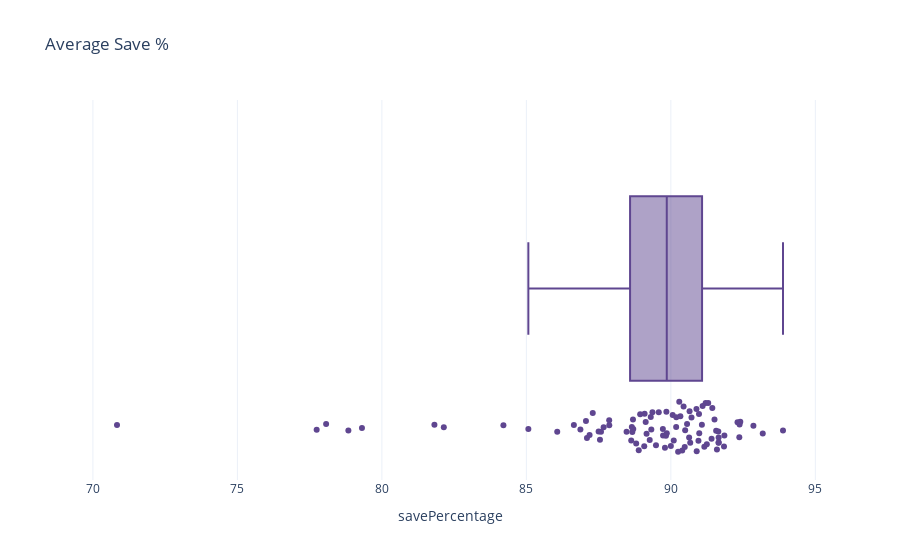

Source (notebook cell):
### Code cell
px.box(dfPlayerStats, x='savePercentage', title='Average Save %', hover_data=['firstName', 'lastName'], points='all')

### Figure 1 — Plotly figure (JSON) as saved in the notebook; plotly's stock layout.template omitted (floating-point values rounded to 4 significant figures; data arrays with more than 128 entries replaced by an {"elided": "..."} marker saying what was removed)
{"data": [{"alignmentgroup": "True", "boxpoints": "all", "customdata": {"elided": "93x2 str values"}, "hovertemplate": "savePercentage=%{x}<br>firstName=%{customdata[0]}<br>lastName=%{customdata[1]}<extra></extra>", "legendgroup": "", "marker": {"color": "rgb(95, 70, 144)"}, "name": "", "notched": false, "offsetgroup": "", "orientation": "h", "showlegend": false, "type": "box", "x": [90.56, 84.21, 92.4, 91.16, 90.18, 88.47, 89.16, 90.65, 89.36, 91.65, 90.25, 87.87, 89.08, 90.89, 90.98, 89.27, 89.86, 90.89, 93.18, 91.51, 91.65, 78.84, 90.19, 90.48, 88.65, 88.7, 90.96, 87.55, 88.94, 88.67, 90.39, 89.32, 86.87, 91.24, 87.87, 90.06, 77.74, 91.44, 90.71, 86.64, 89.09, 85.07, 88.8, 89.8, 91.07, 91.84, 89.83, 91.57, 90.67, 87.58, 89.72, 91.29, 88.69, 89.13, 91.1, 90.29, 89.85, 90.63, 87.1, 89.31, 89.49, 91.85, 87.3, 90.5, 87.67, 90.1, 91.64, 92.86, 78.07, 79.31, 90.44, 91.41, 89.73, 82.14, 90.97, 91.2, 91.66, 90.33, 92.31, 88.63, 92.37, 89.58, 91.6, 86.07, 93.88, 87.19, 70.83, 92.38, 90, 88.89, 87.06, 87.5, 81.82], "x0": " ", "xaxis": "x", "y0": " ", "yaxis": "y"}], "layout": {"boxmode": "group", "legend": {"tracegroupgap": 0}, "title": {"text": "Average Save %"}, "xaxis": {"anchor": "y", "domain": [0, 1], "title": {"text": "savePercentage"}}, "yaxis": {"anchor": "x", "domain": [0, 1]}}}
